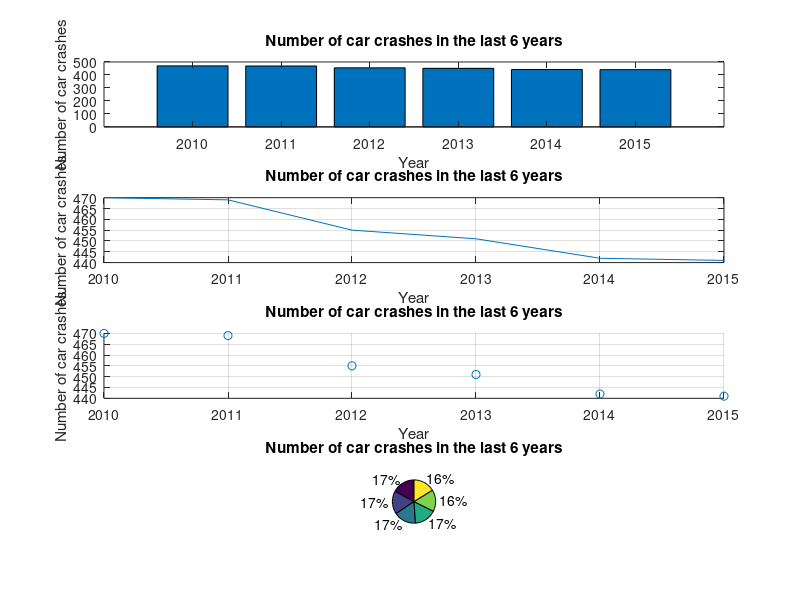

MATLAB code to generate this figure: (Note: this script raises an error after producing the figure.)
x=[2010 2011 2012 2013 2014 2015];
y=[470 469 455 451 442 441];

figure (1)
subplot(4,1,1)
bar(x, y)
xlabel('Year')
ylabel('Number of car crashes')
title('Number of car crashes in the last 6 years')
subplot(4,1,2)
plot(x, y)
xlabel('Year')
ylabel('Number of car crashes')
title('Number of car crashes in the last 6 years')
grid on
subplot(4,1,3)
scatter(x, y)
xlabel('Year')
ylabel('Number of car crashes')
title('Number of car crashes in the last 6 years')
grid on
subplot(4,1,4)
pie(y)
title('Number of car crashes in the last 6 years')
legend(string(x), "Location", "bestoutside")
